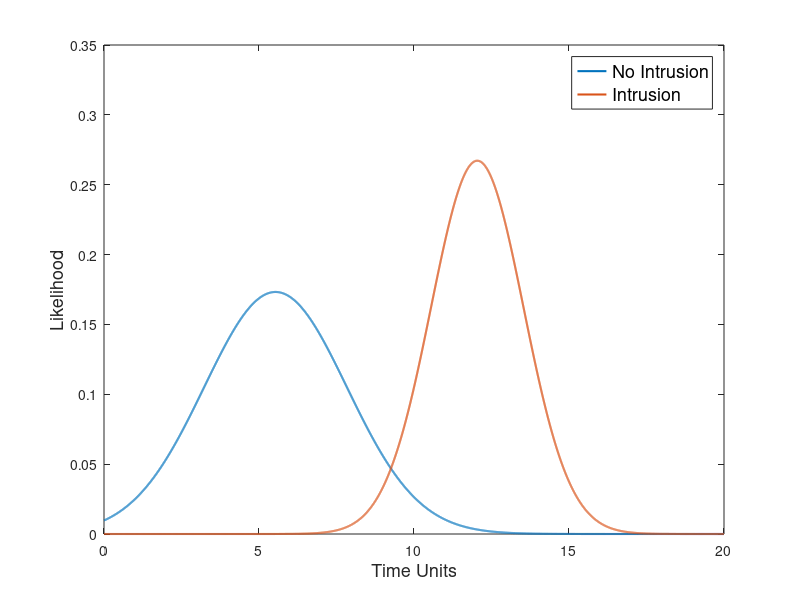

Write MATLAB code to recreate this figure. (Note: this script raises an error after producing the figure.)
clear all;
close all;


% IDS TRAINING PHASE

% load the training dataset that contains:
% -a dataset captured during normal behavior (dataset_nointrusion)
% -a dataset captured during an intrusion (dataset_intrusion)
load('dataset_normal_ids_training.mat');

% use the datasets to train two normal distibutions by computing the mean
% and standard deviation 
mu_nointrusion = mean(dataset_nointrusion_train);
sigma_nointrusion = std(dataset_nointrusion_train);
mu_intrusion = mean(dataset_intrusion_train);
sigma_intrusion = std(dataset_intrusion_train);

% plot the two distributions for values (0,20)
x = linspace(0,20,5000);
% compute the likelihood for both distributions in the interval (0,20)
% using the normal probability density function
pdf_nointrusion = normpdf(x, mu_nointrusion, sigma_nointrusion);
pdf_intrusion = normpdf(x, mu_intrusion, sigma_intrusion);
% generate the likelihood plot
figure; 
plot(x, pdf_nointrusion, 'LineWidth', 1.5); hold on;
hold on;
plot(x, pdf_intrusion, 'LineWidth', 1.5);
hold off; 
xlabel('Time Units', 'FontSize', 13);
ylabel('Likelihood', 'FontSize', 13);
legend('No Intrusion', 'Intrusion', 'FontSize', 13);


%--------------------------------------------------------------------------

% IDS TEST PHASE

% load the test dataset that contains:
% -a dataset captured during normal behavior (dataset_nointrusion_test)
% -a dataset captured during an intrusion (dataset_intusion_test)
load('dataset_normal_ids_testing');

% For every element in the 'no intrusion' testset, compute the likelihood
% that it matches to the 'no intrusion' model and then to the 'intrusion' 
% model. Subsequently decide which model is the best match. Count the
% number of true negatives and false positives.
TN_counter = 0;
FP_counter = 0;
total_number_nointrusions = length(dataset_nointrusion_test);
for i=1:total_number_nointrusions
    
    current_element = dataset_nointrusion_test(i);
    
    score_nointrusion = normpdf(current_element, mu_nointrusion, sigma_nointrusion);
    score_intrusion = normpdf(current_element, mu_intrusion, sigma_intrusion);
    
    if score_nointrusion > score_intrusion
        TN_counter = TN_counter + 1;
    else
        FP_counter = FP_counter + 1;
    end
    
end
% Compute the true negative rate TN
TN = TN_counter/total_number_nointrusions;
% Compute the false positive rate FP 
FP = 1 - TN;

% For every element in the intrusion testset, compute the likelihood
% that it matches to the 'no intrusion' model and then to the 'intrusion' 
% model. Subsequently decide which model is the best match. Count the
% number of true positives and false negatives.
TP_counter = 0;
FN_counter = 0;
total_number_intrusions = length(dataset_intrusion_test);
for i=1:total_number_intrusions
    
    current_element = dataset_intrusion_test(i);
    
    score_nointrusion = normpdf(current_element, mu_nointrusion, sigma_nointrusion);
    score_intrusion = normpdf(current_element, mu_intrusion, sigma_intrusion);
    
    if score_nointrusion < score_intrusion
        TP_counter = TP_counter + 1;
    else
        FN_counter = FN_counter + 1;
    end
    
end
% Compute the true positive rate TP 
TP = TP_counter/total_number_intrusions;
% Compute the false negative rate FN
FN =  1 - TP;

% Compute additional IDS performance metrics
precision = TP_counter/(TP_counter + FP_counter);
recall = TP_counter/total_number_intrusions;
accuracy = (TP_counter + TN_counter)/(total_number_intrusions + total_number_nointrusions);
F_measure = 2/(1/precision + 1/recall);
specificity = TN_counter/(FP_counter + TN_counter);

% Create the confusion matrix
confusion_matrix = [TP_counter FP_counter; FN_counter TN_counter];
confusion_matrix_rates = [TP FP; FN TN];
% visualize the confusion matrix rates using a heatmap
figure;
xlabels = {'Intrusion','No Intrusion'};
ylabels = {'Intrusion','No Intrusion'};
h = heatmap(xlabels, ylabels, confusion_matrix_rates);
h.XLabel = 'True Class';
h.YLabel = 'Classifier Decision';




